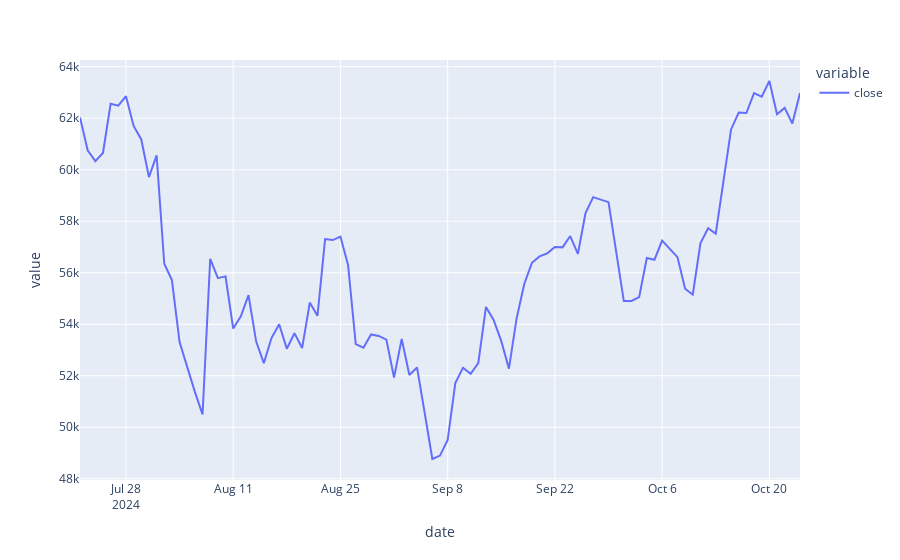

This figure's notebook cell:
### Code cell
# Line plot of close
fig = px.line(df, x="date", y=["close"])
fig.show()
